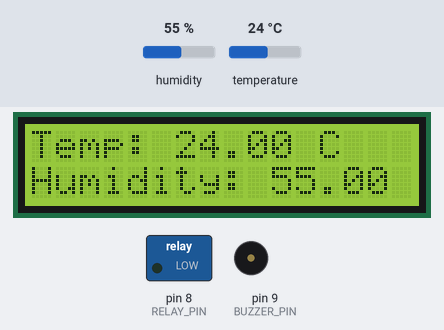
Bench run of a sketch on a simulated Arduino Uno, built with avr-gcc and run on an emulated ATmega328P. Shown: 16×2 character LCD, switched loads named in the sketch (green lamp = pin HIGH), buzzer (waves = sounding, pin HIGH). The inputs (shaded band) are chosen by the test bench; at power-on: humidity 55 %, temperature 24 °C. What the sketch prints to the serial monitor is not drawn.

Above: at 1.2 s.
1.3 s: humidity set to 69 %
At 2.8 s:
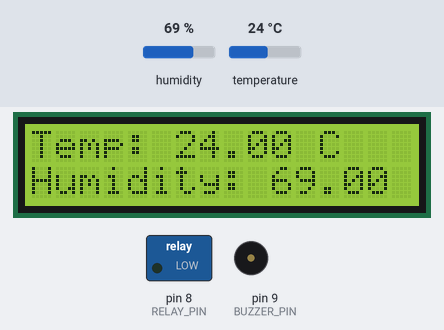
4.0 s: humidity set to 72 %
At 5.5 s:
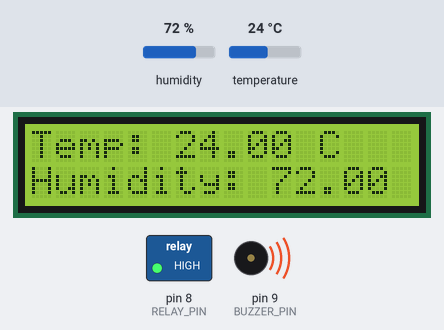
6.7 s: temperature set to 12 °C
At 8.6 s:
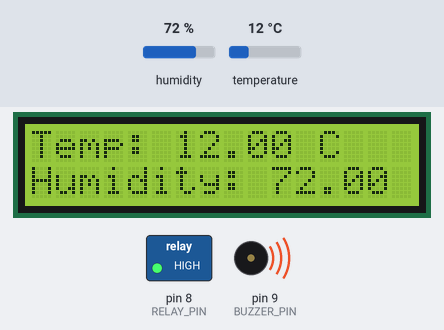
9.8 s: temperature set to 19 °C
At 11.4 s:
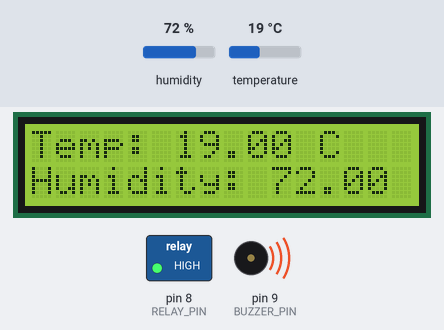
12.5 s: humidity set to 22 %
At 15.9 s:
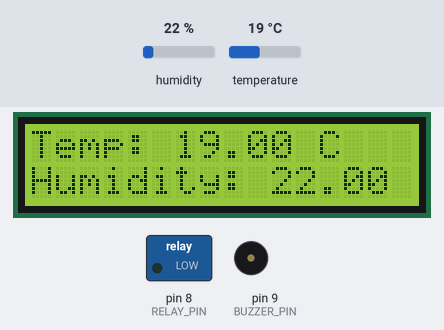
Timing chart, 0 to 17.4 s (numbered marks = the images above; inputs shaded):
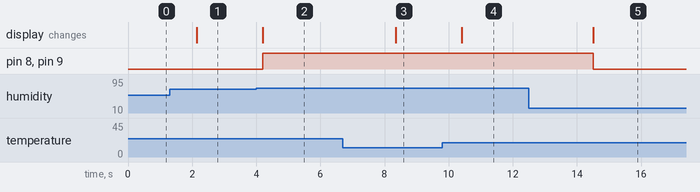

Measured:
- the behaviour switches between 70 and 71 % on humidity (found by bisection; images 1 and 2)
- after the input at 1.3 s, the display: changes after 0.84 s (image 1)
- after the input at 4.0 s, pin 8 (RELAY_PIN), pin 9 (BUZZER_PIN): LOW → HIGH after 0.21 s; the display: changes after 0.21 s (image 2)
- after the input at 6.7 s, the display: changes after 1.6 s (image 3)
- after the input at 9.8 s, the display: changes after 0.61 s (image 4)
- after the input at 12.5 s, pin 8 (RELAY_PIN), pin 9 (BUZZER_PIN): HIGH → LOW after 2.0 s; the display: changes after 2.0 s (image 5)

The sketch:

UAS_mikro.ino
```cpp
#include <Wire.h>
#include <LiquidCrystal_I2C.h>
#include <DHT.h>

#define DHT_PIN 7           // Pin data sensor DHT22 terhubung ke pin digital 7
#define RELAY_PIN 8         // Pin relay terhubung ke pin digital 8
#define BUZZER_PIN 9        // Pin buzzer terhubung ke pin digital 9

DHT dht(DHT_PIN, DHT22);    // Inisialisasi sensor DHT22
LiquidCrystal_I2C lcd(0x27, 16, 2); // Inisialisasi LCD 16x2 dengan alamat I2C 0x27

void setup() {
  Serial.begin(9600);
  dht.begin();
  lcd.init();
  lcd.backlight();
  pinMode(RELAY_PIN, OUTPUT);
  pinMode(BUZZER_PIN, OUTPUT);
}

void loop() {
  float temperature = dht.readTemperature(); // Baca suhu dari sensor DHT22
  float humidity = dht.readHumidity();       // Baca kelembaban dari sensor DHT22

  // Menampilkan suhu dan kelembaban di LCD
  lcd.clear();
  lcd.setCursor(0, 0);
  lcd.print("Temp: ");
  lcd.print(temperature);
  lcd.print(" C");

  lcd.setCursor(0, 1);
  lcd.print("Humidity: ");
  lcd.print(humidity);
  lcd.print(" %");

  // Menampilkan suhu dan kelembaban di Serial Monitor
  Serial.print("Temperature: ");
  Serial.print(temperature);
  Serial.print(" C, Humidity: ");
  Serial.print(humidity);
  Serial.println(" %");

  // Mengontrol relay dan buzzer berdasarkan suhu dan kelembaban
  if (temperature > 28 || humidity > 70) {
    activateAlarm(); // Aktifkan alarm jika suhu atau kelembaban melebihi batas
  } else {
    deactivateAlarm(); // Matikan alarm jika suhu dan kelembaban kembali normal
  }

  delay(2000); // Delay 2 detik untuk mengurangi pembacaan sensor
}

void activateAlarm() {
  Serial.println("Alert! Temperature or humidity exceeds threshold!"); // Tampilkan pesan di Serial Monitor
  digitalWrite(RELAY_PIN, HIGH); // Aktifkan relay
  digitalWrite(BUZZER_PIN, HIGH); // Aktifkan buzzer
}

void deactivateAlarm() {
  digitalWrite(RELAY_PIN, LOW); // Matikan relay
  digitalWrite(BUZZER_PIN, LOW); // Matikan buzzer
}
```
